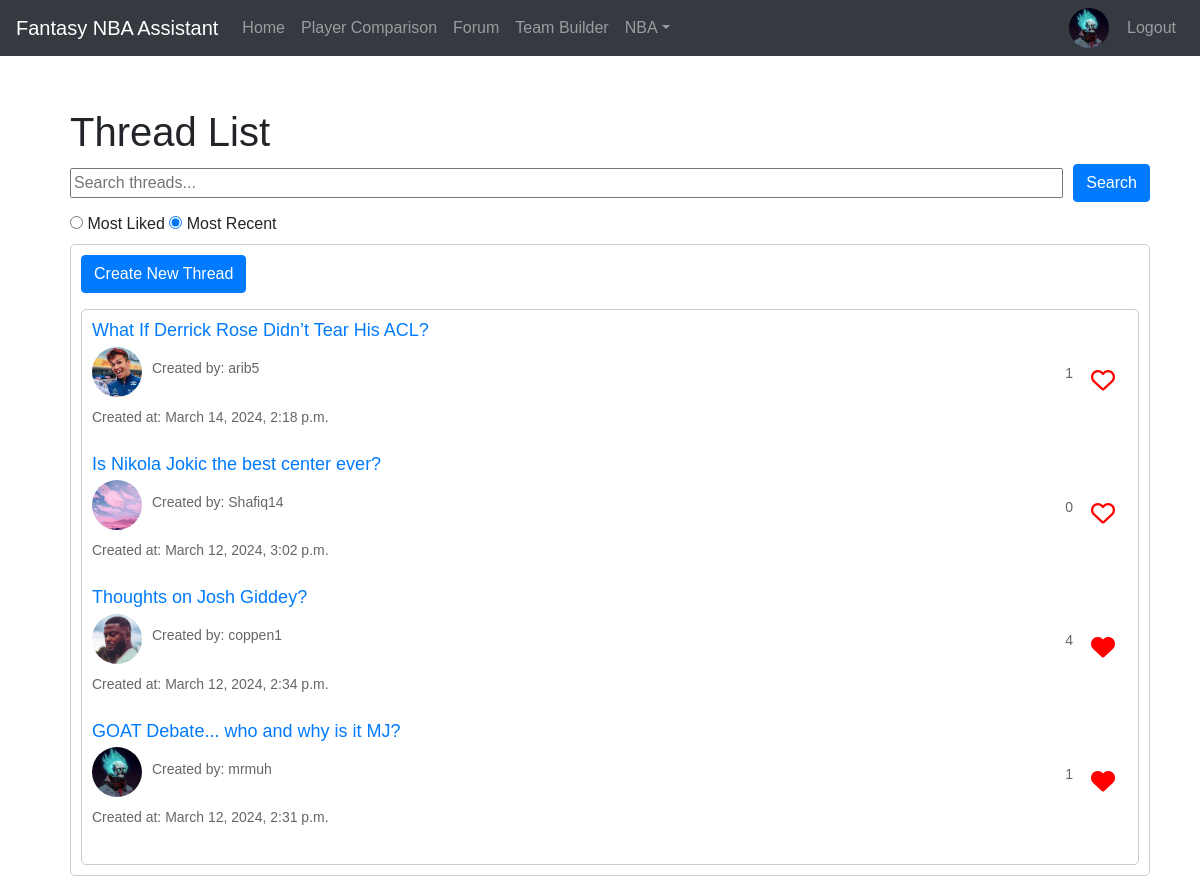
The app's page /forum (signed in), older data.
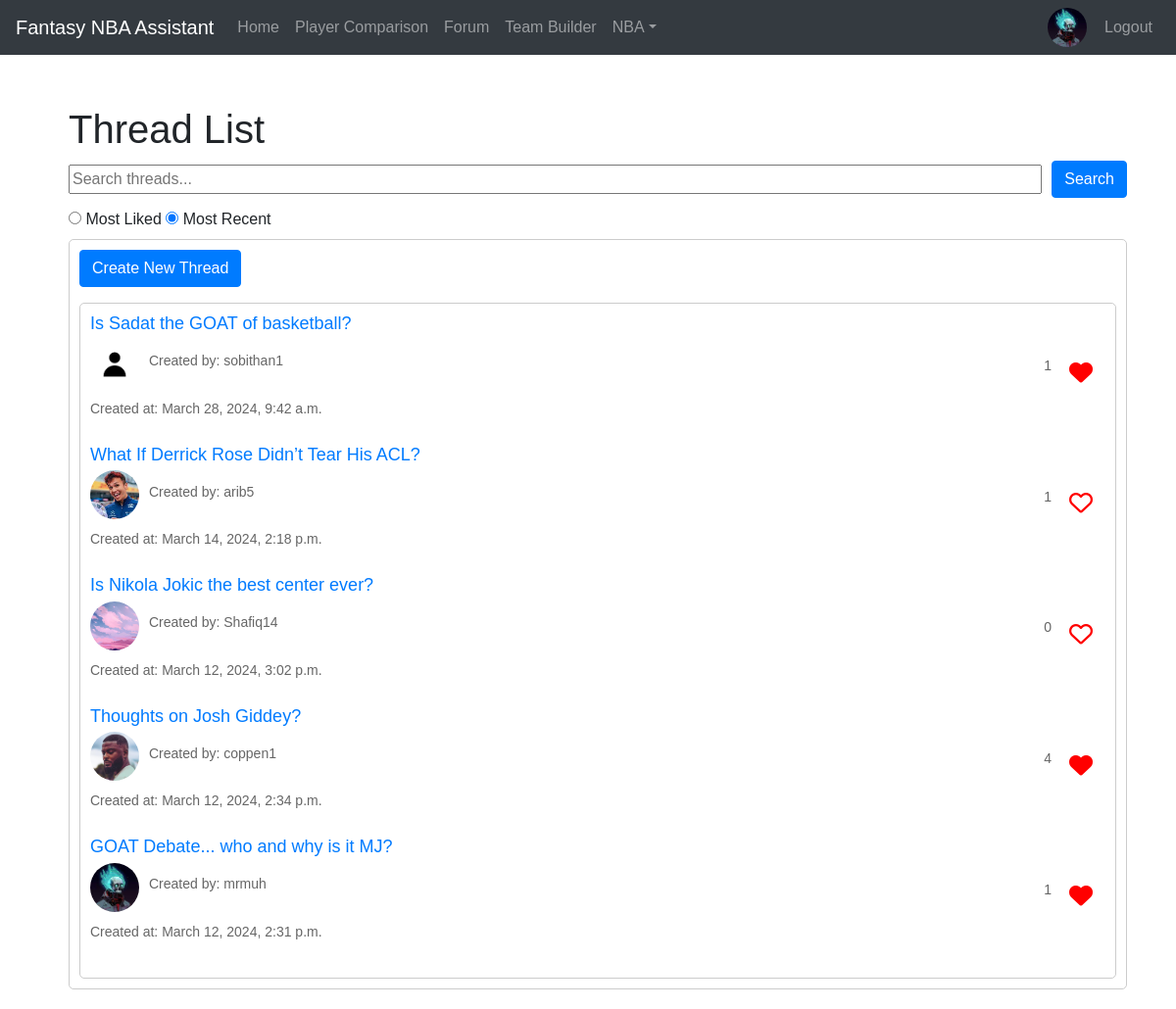
The same page, newer data.
### mysite/models.py (models this page shows, shortened)
class Thread(models.Model):
    title = models.CharField(max_length=200)
    creator = models.ForeignKey(User, on_delete=models.CASCADE, related_name='threads', default=1)
    created_at = models.DateTimeField(auto_now_add=True)
    upvotes = models.ManyToManyField(User, related_name='upvoted_threads', blank=True)
    def get_absolute_url(self):
        return reverse('thread_detail', kwargs={'pk': self.pk})

class Profile(models.Model):
    user = models.OneToOneField(User, on_delete=models.CASCADE)
    bio = models.TextField(blank=True)
    favorite_team = models.ForeignKey('Team', on_delete=models.SET_NULL, null=True, blank=True)
    profile_picture = models.ImageField(upload_to='profile_pictures', default=default_profile_picture)

### mysite/views.py (the view)
# urls.py: path('forum', login_required(views.thread_list), name='thread_list'),
@login_required
def thread_list(request):
    query = request.GET.get('q')
    sort_option = request.GET.get('sort')
    threads = Thread.objects.all()
    threads = threads.order_by('-created_at')
    if query:
        threads = threads.filter(title__icontains=query)
    if sort_option == 'likes':
        threads = threads.annotate(num_upvotes=Count('upvotes')).order_by('-num_upvotes')
    if sort_option == 'recent':
        threads = threads.order_by('-created_at')
    return render(request, 'mysite/thread_list.html', {'threads': threads, 'sort_by': sort_option})

### mysite/templates/mysite/thread_list.html (shortened to what this page needs)
{% extends 'mysite/base.html' %}
{% block content %}
<div class="container">
  <h1>Thread List</h1>
  <form method="GET" action="{% url 'thread_list' %}" class="search-bar">
    <input type="text" name="q" placeholder="Search threads..." class="search-input">
    <button type="submit" class="btn btn-primary search-button">Search</button>
  </form>
  <div class="toggle-container">
    <label>
      <input type="radio" name="sortOption" id="sortMostLiked" value="likes" {% if sort_by == 'likes' %}checked{% endif %}>
      Most Liked
    </label>
    <label>
      <input type="radio" name="sortOption" id="sortMostRecent" value="recent" {% if sort_by != 'likes' %}checked{% endif %}>
      Most Recent
    </label>
  </div>
  <div class="thread-list">
    <a href="{% url 'create_thread' %}" class="btn btn-primary mb-3">Create New Thread</a>
    <div class="thread-list">
      {% for thread in threads %}
      <div class="thread">
        <div>
          <h2><a href="{{ thread.get_absolute_url }}">{{ thread.title }}</a></h2>
          <div class="creator-info">
            <img class="profile-picture" src="{{ thread.creator.profile.profile_picture.url }}" alt="{{ thread.creator.username }}">
            <p style="padding-top: 10px;" class="creator-name">Created by: {{ thread.creator.username }}</p>
          </div>
          <p style="padding-top: 10px;">Created at: {{ thread.created_at }}</p>
        </div>
        <div class="upvote-container">
          <p class="upvote-count">{{ thread.upvotes.count }}</p>
          <form method="post" action="{% url 'upvote_thread' thread.id %}" class="upvote-button">
            <button type="submit" class="btn btn-transparent">
              {% if user in thread.upvotes.all %}
                <i class="fa-solid fa-heart" style="color:red"></i>
              {% else %}
              <i class="fa-regular fa-heart" style="color:red"></i>
              {% endif %}
            </button>
          </form>
        </div>
      </div>
      {% endfor %}
    </div>
  </div>
</div>
{% endblock %}

Row changes from the older to the newer data that the page shows:
added Thread: title "Is Sadat the GOAT of basketball?", creator.profile.profile_picture (placeholder picture), creator.username "sobithan1", created_at "March 28, 2024, 9:42 a.m.", upvotes.count "1"
